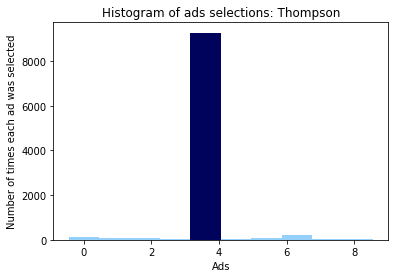

Reproduce this figure in Python.
# -*- coding: utf-8 -*-
"""
Created on Mon Dec 30 09:44:31 2019

@author: FartherSkies
"""

# Thompson Sampling

# Importing the libraries
import numpy as np
import matplotlib.pyplot as plt
import pandas as pd

# Importing the dataset
dataset = pd.read_csv('Ads_CTR_Optimisation.csv')

# Implementing Thompson Sampling
import random
N = 10000
d = 10
ads_selected = []

'''
    numbers_of_selections = [0] * d # vector zero : initial selection count
    sums_of_rewards = [0] * d # sum of rewards of each version of ad at round N
'''

numbers_of_rewards_1 = [0] * d 
numbers_of_rewards_0 = [0] * d
total_reward = 0

for n in range (0, N): # per round
    ad = 0
    max_random = 0
    for i in range (0, d): # per AD = d, choices / bandits
        random_beta = random.betavariate(numbers_of_rewards_1[i]+1, numbers_of_rewards_0[i] + 1) # +1, can't be zero
        if random_beta > max_random:
            max_random = random_beta
            ad = i
    ads_selected.append (ad)
    reward = dataset.values [n, ad]
    if reward == 1:
        numbers_of_rewards_1[ad] = numbers_of_rewards_1[ad] + 1 # update the random machines' distribution
    else:
        numbers_of_rewards_0[ad] = numbers_of_rewards_0[ad] + 1
    total_reward += reward

print (total_reward) # eventually the algorithm converges into the highest conversion rate AD

from statistics import mode 
print ('AD Number ' + str (mode (ads_selected)+1) + ' has the highest click rate.')


n, bins, patches = plt.hist(ads_selected, bins=d, align='left', color='#95d0fc')
patches[mode (ads_selected)].set_fc('#00035b')

plt.title('Histogram of ads selections: Thompson')
plt.xlabel('Ads')
plt.ylabel('Number of times each ad was selected')


plt.show()
